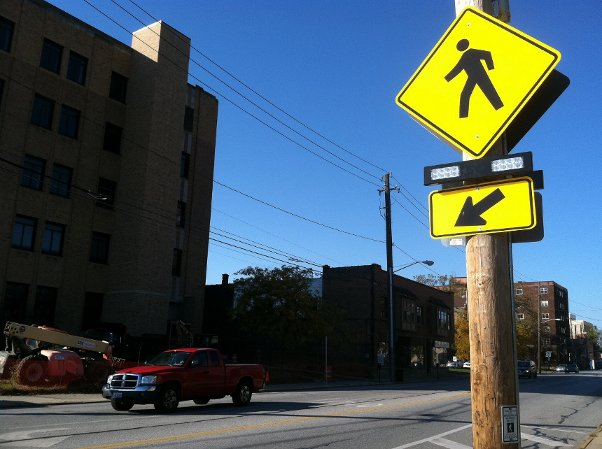
%> input picture Homework4/test1.jpg, 602 x 449 px; the run also reads 2 pictures not shown here
$ octave probScripts.m   (GNU Octave 9; MATLAB toolbox functions it lacks are replaced by stand-ins)
%> lines starting %> are read from the running program, lines starting %| are printed output that depends on the picture
### Homework4/hog.m
function ohist = hog(I)
%
% compute orientation histograms over 8x8 blocks of pixels
% orientations are binned into 9 possible bins
%
% I : grayscale image of dimension HxW
% ohist : orinetation histograms for each block. ohist is of dimension (H/8)x(W/8)x9
%

[h,w] = size(I); %size of the input
%> h = 449; w = 602
h2 = ceil(h/8); %the size of the output
%> h2 = 57
w2 = ceil(w/8);
%> w2 = 76
heightPadding = h2*8 - h;
%> heightPadding = 7
widthPadding = w2*8 - w;
%> widthPadding = 6
nori = 9;       %number of orientation bins

[initMag,initOri] = mygradient(I);

paddedMag = padarray(initMag,[heightPadding widthPadding]);
mag = paddedMag(heightPadding+1:end,widthPadding+1:end);
%> mag: size 456x608 double


paddedOri = padarray(initOri,[heightPadding widthPadding]);
ori = paddedOri(heightPadding+1:end,widthPadding+1:end);
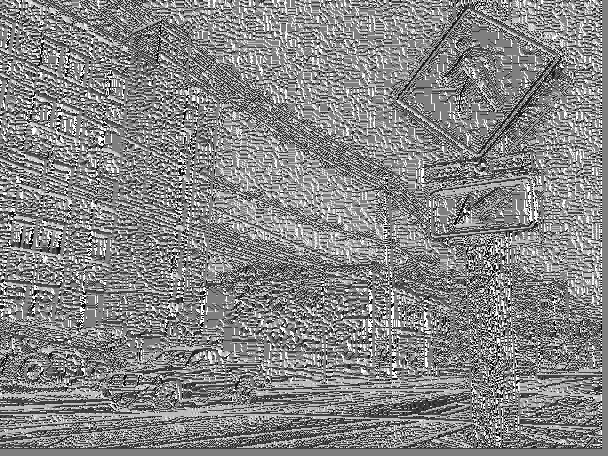
%> ori: size 456x608 double; min -3.14, max 3.14, mean 0.168; drawn with min black and max white

thresh = 0.1*max(max(mag));  %threshold for edges
%> thresh = 0.113

edgePixels = (mag>thresh);
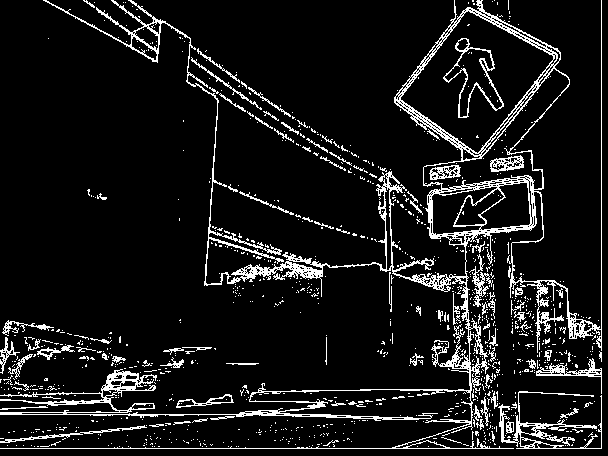
%> edgePixels: size 456x608 logical; 9.4% white in thin lines or dots
binMins = (-pi/2):pi/9:(pi/2-pi/9);
binMaxs = (-pi/2+pi/9):pi/9:(pi/2);

% separate out pixels into orientation channels
ohist = zeros(h2,w2,nori);
for i = 1:nori

    minVal = binMins(i);
    maxVal = binMaxs(i);

  % create a binary image containing 1's for the pixels that are edges at this orientation
  B = edgePixels & (ori>=minVal) & (ori<=maxVal);

    for row = 0:h2-1
       for col = 0:w2-1
           rowStart = 8*row + 1;
           rowEnd = 8*row + 8;
           colStart = 8*col + 1;
           colEnd = 8*col + 8;

           %number of edges in this block at this orientation
           numOrientEdges = sum(sum(double(B(rowStart:rowEnd,colStart:colEnd))));

           %number of edges total in this block
           numTotalEdges = sum(sum(double(edgePixels(rowStart:rowEnd,colStart:colEnd))));

           if(numTotalEdges < 1)
            ohist(row+1,col+1,i) = 0;
           else
               ohist(row+1,col+1,i) = numOrientEdges/numTotalEdges;
           end

       end
    end

end

end

### Homework4/mygradient.m
function [mag,ori] = mygradient(I)
%
% compute image gradient magnitude and orientation at each pixel
%

horizDeriv = [1 -1];
vertDeriv = [1;-1];
horizDerivImage = conv2(I,horizDeriv,'same');
vertDerivImage = conv2(I,vertDeriv,'same');
complexImage = horizDerivImage + vertDerivImage*sqrt(-1);
mag = abs(complexImage);
ori = angle(complexImage);

### Homework4/detect.m

function [x,y,score] = detection(I,template,ndet)
%
% return top ndet detections found by applying template to the given image.
%   x,y should contain the coordinates of the detections in the image
%   score should contain the scores of the detections
%


% compute the feature map for the image
f = hog(I);

nori = size(f,3);

% cross-correlate template with feature map to get a total response
R = zeros(size(f,1),size(f,2));
width = size(f,2);
height = size(f,1);
for i = 1:nori
    % [7 lines of commented-out code are left out]
    corrImage = conv2(f(:,:,i),rot90(template(:,:,i)),'same');
    R = R + corrImage;
end

% now return locations of the top ndet detections

% sort response from high to low
[val,ind] = sort(R(:),'descend');

% work down the list of responses, removing overlapping detections as we go
i = 1;
detcount = 0;
addedBlocks = zeros(height,width);
x = ones(1,ndet)*(-100);
y = ones(1,ndet)*(-100);
score = ones(1,ndet)*(-100);

numBlocksMin = 3;
minDistSquared = (numBlocksMin*8)^2;

while ((detcount <= ndet) && (i <= length(ind)))
  % convert ind(i) back to (i,j) values to get coordinates of the block
  index = ind(i);
  yblock = mod(index-1,height)+1;
  xblock = floor((index-1)/height)+1;

  assert(val(i)==R(yblock,xblock)); %make sure we did the indexing correctly

  % now convert yblock,xblock to pixel coordinates
  ypixel = yblock*8;
  xpixel = xblock*8;

  % check if this detection overlaps any detections which we've already added to the list
  distSquared = (y-ypixel).^2 + (x-xpixel).^2;
  overlappingPixels = double(distSquared<minDistSquared);
  overlap = sum(overlappingPixels)>0;

  % if not, then add this detection location and score to the list we return
  if (~overlap)
      detcount = detcount+1;
      addedBlocks(yblock,xblock)=1;
      x(detcount) = xpixel;
      y(detcount) = ypixel;
      score(detcount) = R(yblock,xblock);

  end
  i = i + 1;
end

x = x(1:detcount);
y = y(1:detcount);
score = score(1:detcount);

end

### Homework4/probScripts.m
%% Problem1script
imname = 'test1.jpg';
imageData = im2double(rgb2gray(imread(imname)));

ohist = hog(imageData);

for k=1:9
    figure
    imshow(ohist(:,:,k));
end

%% Problem2script
% load a training example image
%Itrain = im2double(rgb2gray(imread('pedSignTrain.jpg')));
Itrain = im2double(imread('pedSignTemplate.jpg'));
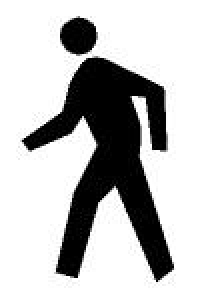
%> input picture Homework4/pedSignTemplate.jpg, 99 x 147 px (shown 2 times larger)
%> Itrain: size 147x99 double; min 0, max 1, mean 0.731
%Itrain = im2double(rgb2gray(imread('pedSign3Train.jpg')));

% compute the hog features
template = hog(Itrain);
%> in hog (call 2), `ori = paddedOri(heightPadding+1:end,widthPadding+1:end);`:
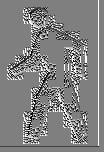
%> ori: size 152x104 double; min -3.14, max 3.14, mean 0.0507; drawn with min black and max white
%> in hog (call 2), `thresh = 0.1*max(max(mag));`: thresh = 0.141
%> in hog (call 2), `edgePixels = (mag>thresh);`: edgePixels: size 152x104 logical; 7.8% white in thin lines or dots

%
% load a test image
%
Itest= im2double(rgb2gray(imread('test4.jpg')));
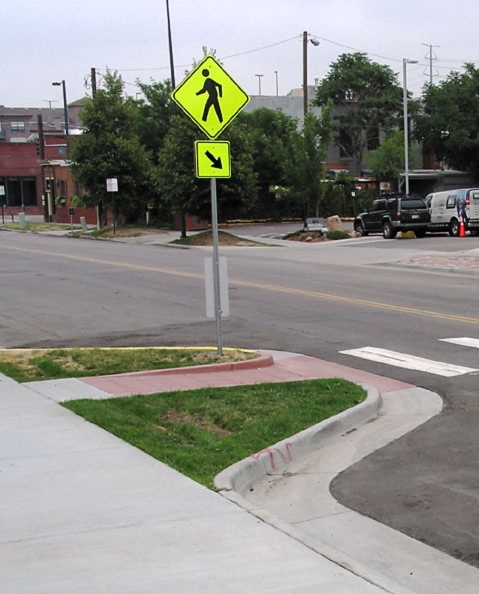
%> input picture Homework4/test4.jpg, 957 x 1188 px (shown at 1/2 size)
%> Itest: size 1188x957 double; min 0, max 1, mean 0.553


% find top 5 detections in Itest
ndet = 5;
[x,y,score] = detect(Itest,template,ndet);
%> in hog (call 3), `ori = paddedOri(heightPadding+1:end,widthPadding+1:end);`:
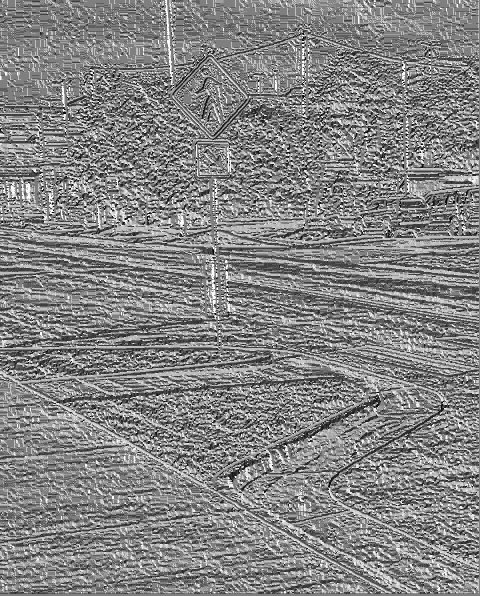
%> ori: size 1192x960 double (shown at 1/2 size); min -3.14, max 3.14, mean 0.123; drawn with min black and max white
%> in hog (call 3), `thresh = 0.1*max(max(mag));`: thresh = 0.101
%> in hog (call 3), `edgePixels = (mag>thresh);`: edgePixels: size 1192x960 logical; 4.2% white in thin lines or dots
%> the loop in detection, `for i = 1:nori` made 9 passes
%> pass 2, in detection, `corrImage = conv2(f(:,:,i),rot90(template(:,:,i)),'same');`:
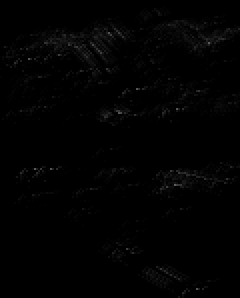
%> corrImage: size 149x120 double (shown 2 times larger); min 0, max 0.37, mean 0.00777
%> the loop in detection, `while ((detcount <= ndet) && (i <= length(ind)))` made 10 passes
%> (index, yblock, xblock, ypixel, xpixel, distSquared, overlappingPixels, overlap) on passes 1 to 8: (1373, 32, 10, 256, 80, [159136 159136 159136 159136 159136], [0 0 0 0 0], false), (3450, 23, 24, 184, 192, [17728 165920 165920 165920 165920], [0 0 0 0 0], false), (2266, 31, 16, 248, 128, [2368 8192 173088 173088 173088], [0 0 0 0 0], false), (1968, 31, 14, 248, 112, [1088 10496 256 166048 166048], [0 0 1 0 0], true), (1075, 32, 8, 256, 64, [256 21568 4160 153632 153632], [1 0 0 0 0], true), (2265, 30, 16, 240, 128, [2560 7232 64 167584 167584], [0 0 1 0 0], true), (2117, 31, 15, 248, 120, [1664 9280 64 169504 169504], [0 0 1 0 0], true), (16330, 89, 110, 712, 880, [847936 752128 780800 1619744 1619744], [0 0 0 0 0], false)
%> after the loop in detection, `while ((detcount <= ndet) && (i <= length(ind)))`: score = [6.81 6.47 5.92 5.47 5.42 5.39]; x = [80 192 128 880 960 808]; y = [256 184 248 712 432 144]
%> x = [80 192 128 880 960 808]; y = [256 184 248 712 432 144]; score = [6.81 6.47 5.92 5.47 5.42 5.39]

%display top ndet detections
figure(3); clf; imshow(Itest);
for i = 1:ndet
  % draw a rectangle.  use color to encode confidence of detection
  %  top scoring are green, fading to red
  hold on;
  h = rectangle('Position',[x(i)-64 y(i)-64 128 128],'EdgeColor',[(i/ndet) ((ndet-i)/ndet)  0],'LineWidth',3,'Curvature',[0.3 0.3]);
  hold off;
end

%% Problem 3 Script

Itrain = im2double(rgb2gray(imread('test4train.jpg')));

template = hog(Itrain);
Itest = im2double(rgb2gray(imread('test4.jpg')));
currentTest= Itest;
resizeFactor = 0.7;
properTest = size(Itrain)<size(currentTest);
%> properTest = [true true]
blockWidth = 128;
level = 0;
xVals = []; yVals = []; scoreVals = [];
levelVals = [];
while(properTest(1) && properTest(2))

    % find top 5 detections in Itest
    ndet = 5;
    [x,y,score] = detect(currentTest,template,ndet);
    newX = x./(resizeFactor^level);
    newY = y./(resizeFactor^level);
    xVals = [xVals newX];
    yVals = [yVals newY];
    scoreVals = [scoreVals score];
    levelVal = (x.*0) + level;
    levelVals = [levelVals levelVal];

    %display top ndet detections
    %figure(3); clf;
    figure
    imshow(currentTest);
    for i = 1:ndet
      % draw a rectangle.  use color to encode confidence of detection
      %  top scoring are green, fading to red
      hold on;
      h = rectangle('Position',[x(i)-(blockWidth/2) y(i)-(blockWidth/2) blockWidth blockWidth],...
          'EdgeColor',[(i/ndet) ((ndet-i)/ndet)  0],...
          'LineWidth',3,'Curvature',[0.3 0.3]);
      hold off;
    end

    blockWidth = blockWidth*resizeFactor;
    currentTest = imresize(currentTest,resizeFactor);
    properTest = size(Itrain)<size(currentTest);
    level = level + 1;
end
%> this loop made 5 passes
%> (x, y, score, newX, newY, levelVal) on passes 3 to 5: ([192 184 384 224 336 208], [168 144 168 168 168 144], [7.83 7.23 6.9 6.9 6.66 6.55], [391.8 375.5 783.7 457.1 685.7 424.5], [342.9 293.9 342.9 342.9 342.9 293.9], [2 2 2 2 2 2]), ([112 144 160 216 112 248], [128 112 136 112 104 136], [7.13 6.76 6.25 6.23 6.17 5.85], [326.5 419.8 466.5 629.7 326.5 723], [373.2 326.5 396.5 326.5 303.2 396.5], [3 3 3 3 3 3]), ([96 144 152 120 176 120], [112 120 144 152 136 120], [6.24 6.07 5.61 5.59 5.32 5.27], [399.8 599.8 633.1 499.8 733 499.8], [466.5 499.8 599.8 633.1 566.4 499.8], [4 4 4 4 4 4])
%> (xVals, yVals, scoreVals, levelVals) on pass 1: ([392 736 488 800 352 392], [304 448 248 360 232 256], [7.26 7.02 6.85 6.67 6.6 6.56], [0 0 0 0 0 0])
%> after the loop, levelVals = 30 values from 0 to 4; scoreVals = 30 values, max 7.83 at index 13, min 5.27 at index 30, mean 6.48; xVals = 30 values, max 811.4 at index 10, min 274.3 at index 12, mean 519.6; yVals = 30 values, max 633.1 at index 28, min 205.7 at index 12, mean 371.6

[val ind] = sort(score,'descend');
%> val = [6.24 6.07 5.61 5.59 5.32 5.27]; ind = [1 2 3 4 5 6]
xFinal = xVals(ind);
%> xFinal = [392 736 488 800 352 392]
yFinal = yVals(ind);
%> yFinal = [304 448 248 360 232 256]
levelFinal = levelVals(ind);
%> levelFinal = [0 0 0 0 0 0]

%display top ndet detections
figure
imshow(Itest);
blockWidth = 128;
for i = 1:ndet

    blockWidth = 128*(resizeFactor^levelFinal(i));

  % draw a rectangle.  use color to encode confidence of detection
  %  top scoring are green, fading to red
  hold on;
  h = rectangle('Position',[xFinal(i)-(blockWidth/2) yFinal(i)-(blockWidth/2) blockWidth blockWidth],...
      'EdgeColor',[(i/ndet) ((ndet-i)/ndet)  0],...
      'LineWidth',3,'Curvature',[0.3 0.3]);
  hold off;
end

%% Problem 4 Script Picking Images
% this is the script used when you want
%       to pick the images. The script used
%       for the final result is the next one.

% load a training example image
Itrain = im2double(rgb2gray(imread('test3.jpg')));

%have the user click on some training examples.
% If there is more than 1 example in the training image (e.g. faces),
%   you could set nclicks higher here and average together
figure(1); clf;
imshow(Itrain);
numRects = 8;
numPosRects = 3; %number of initial rectangles which will be used for positive template
patches = cell(1,numRects);
widthValues = zeros(1,numRects);
heightValues = zeros(1,numRects);

for num = 1:numRects
%> (the run ends here)
